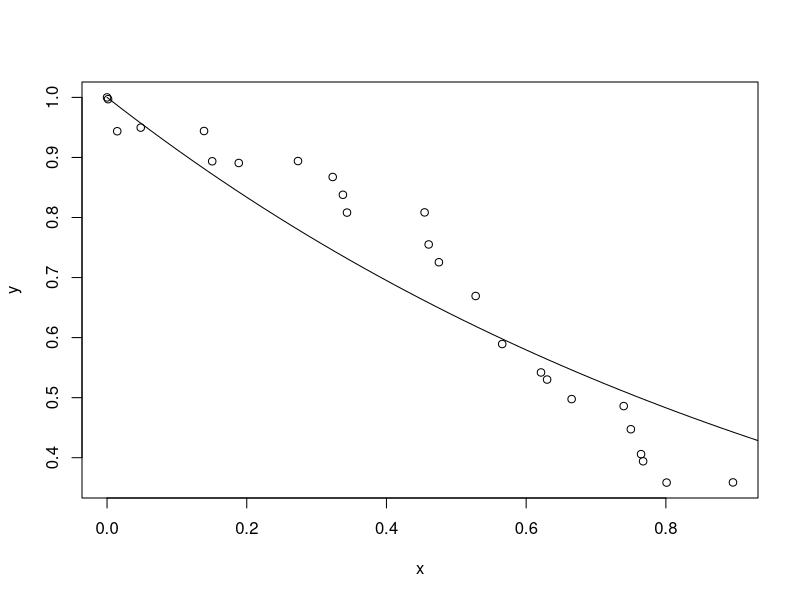

This figure's R source:
# Simple exponential decay functions to quantify abalone mortality from experimental data
# Data from Moore et al. (2011) 

setwd("~/R/Abalone Mortality") #set local working directory (where your .csv is saved)
rm(list=ls(all=TRUE)) #clears workspace

abmort <- read.csv("mooredata.csv", fill = FALSE, header = TRUE) 

x <- abmort$x.elnino # time in years 
y <- abmort$y.elnino # proportion of the initial abalone population alive

mu <- 0.15 #abalone natural mortality rate (from Tegner et al. 1989)
df <- data.frame(x, y) #create data frame from your x y data
m <- nls(y ~ exp(-(mu+r)*x), data = df, start = list(r = 0.1)) #nonlinear least squares fit
summary(m) #summary of output m

# plot x y data and the fitted function to assess fit
plot(x,y)
t <- seq(from = 0, to = 1, length = 50)
lines(t, predict(m, list(x = t)), col = "black")
